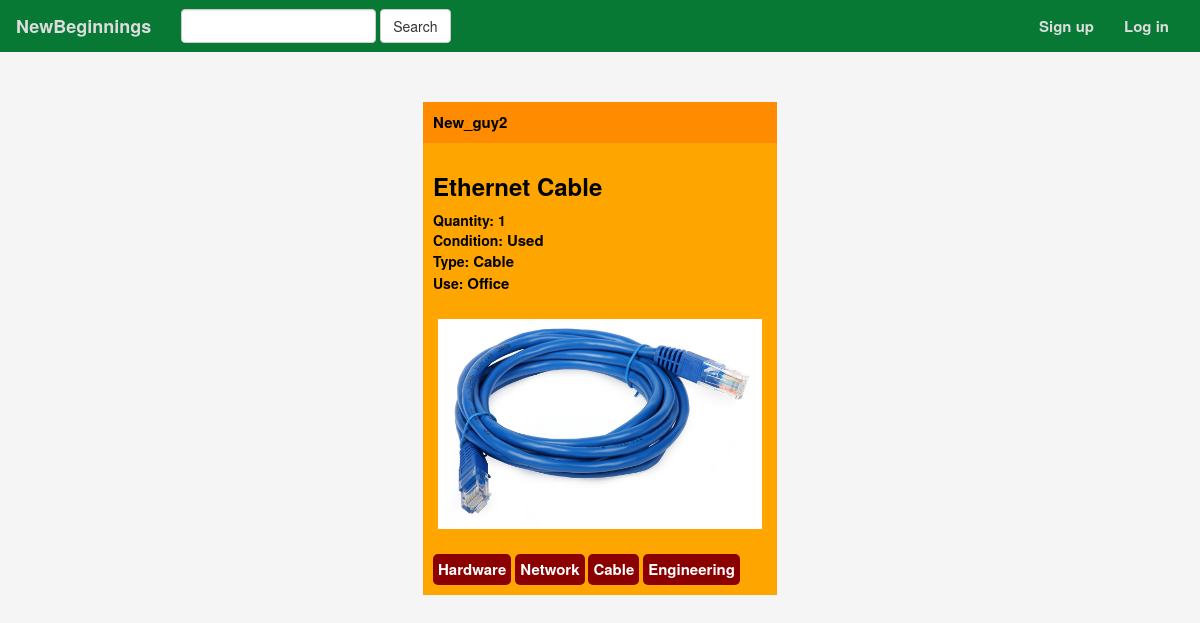
/posts/69/, run on the app's committed database.
### newbeginnings/models.py (models this page shows, shortened)
class Post(models.Model):
    user_id = models.ForeignKey(User,on_delete=models.CASCADE)
    item_photo = models.FileField(blank=True,null=True)
    item_name = models.CharField(max_length=200)
    item_quantity = models.IntegerField(default=0)
    item_condition = models.CharField(max_length=200)
    item_condition_slug = AutoSlugField(populate_from='item_condition', blank=True)
    item_type = models.CharField(max_length=200)
    item_type_slug = AutoSlugField(populate_from='item_type', blank=True)
    item_use = models.CharField(max_length=200)
    item_use_slug = AutoSlugField(populate_from='item_use', blank=True)
    tags = TaggableManager()

### newbeginnings/views.py (the view)
# urls.py: url(r'^posts/(?P<post_id>[0-9]+)/$', views.PostView.as_view(),name='post'),
class PostView(generic.ListView):
    template_name = 'newbeginnings/post_details.html'
    context_object_name = 'posts'
    def get_queryset(self, **kwargs):
        return Post.objects.filter(id=self.kwargs['post_id'])
    def get_context_data(self, **kwargs):
        context = super(PostView, self).get_context_data(**kwargs)
        context["loggeduser"] = self.request.user.id
        return context

### newbeginnings/templates/newbeginnings/post_details.html (shortened to what this page needs)
{% extends 'newbeginnings/base.html' %}
{% block body%}
{% for post in posts %}
    {% if post %}
    <div class="centerdiv">
          <div class="post">
                <div class="post_author">
                    <a href="{% url 'profile' post.user_id.id %}">{{post.user_id.username}}</a>
                </div>
                <div class="post_item">
                    <h3><strong>{{post.item_name}}</strong></h3>
                    Quantity: {{post.item_quantity}}<br>
                    Condition: <a href="{% url 'post-condition' post.item_condition_slug %}">{{post.item_condition}}</a> <br>
                    Type: <a href="{% url 'post-type' post.item_type_slug %}">{{post.item_type}}</a> <br>
                    Use: <a href="{% url 'post-use' post.item_use_slug %}">{{post.item_use}}</a> <br>
                </div>
                {% if post.item_photo %}
                <div class="post_img" ng-app="post_image">
                    <center>
                        <img id="myImg" src="{{post.item_photo.url}}" >
                    </center>
                </div>
                {% endif %}
                <div class="tag_wrap">
                    {% for tag in post.tags.all %}
                        <a href="{% url 'post-tag' tag.slug %}"><div class="tag">{{ tag.name }}</div></a>
                    {% endfor %}
                </div>
            </div>
    </div>
    {% endif %}
{% endfor %}
{% endblock %}

### newbeginnings/static/newbeginnings/index.css (style rules this page uses)
a { text-decoration: none; font-size:15px; font-weight: bold; color: White; cursor: pointer; }
body { background: whitesmoke; }
.centerdiv { margin: 0%; width: 100%; padding: 10px; }
.post { width: 30%; background-color: orange; margin:0 auto; margin-top: 20px; }
.post_author { font-weight: bold; background-color: darkorange; padding: 10px; }
.post_author a { color:black; }
.post_item { font-weight: bold; color: black; padding: 10px; }
.tag_wrap { padding: 10px; }
.tag { border-radius: 5px; padding: 5px; background-color: darkred; display: inline-block; }
.post_item a { color:black; }
#myImg { border-radius: 5px; cursor: pointer; transition: 0.3s; width: 100%; object-fit: contain; padding: 15px; }

### data on the page
Post: user_id.username "New_guy2", item_name "Ethernet Cable", item_quantity "1", item_condition "Used", item_type "Cable", item_use "Office", item_photo (picture)
Tag: name "Hardware"
Tag: name "Network"
Tag: name "Cable"
Tag: name "Engineering"
